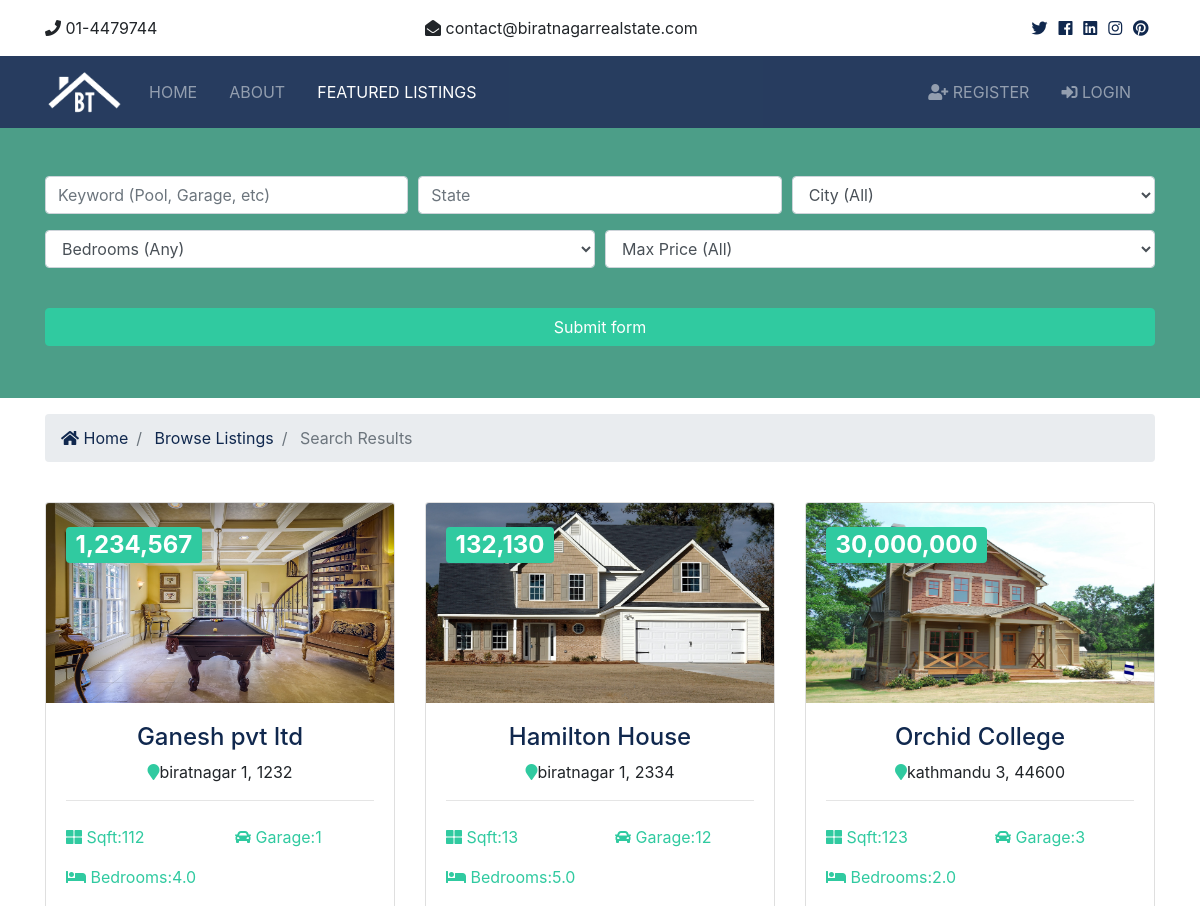
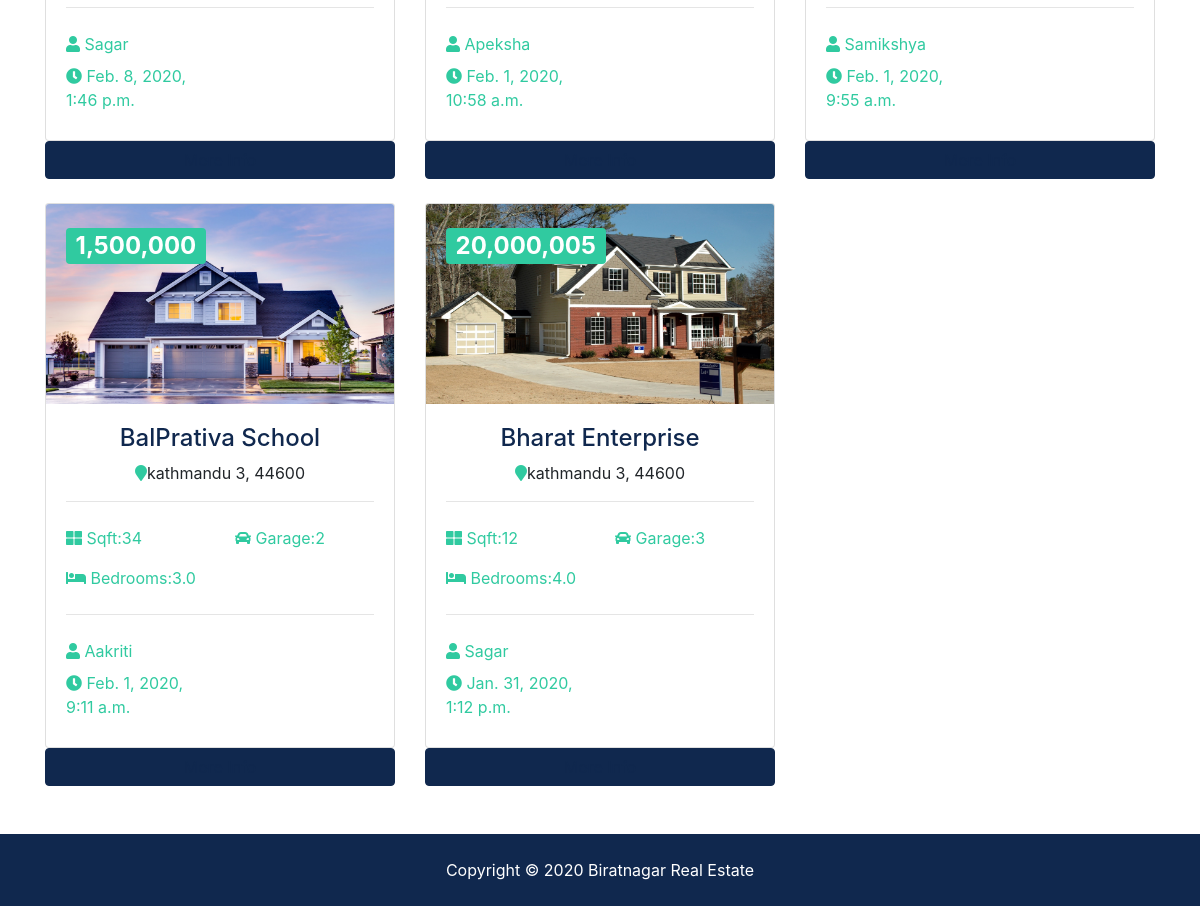
The page /listings/search on the database its author committed (2 pictures, top to bottom).
### listings/models.py (models this page shows, shortened)
class Listing(models.Model):
    realtor = models.ForeignKey(Realtor,on_delete=models.DO_NOTHING)
    title = models.CharField(max_length=200)
    address = models.CharField(max_length=200)
    city = models.CharField(max_length=200)
    state = models.CharField(max_length=200)
    zipcode = models.TextField(max_length=20)
    description = models.TextField(blank=True)
    price = models.IntegerField()
    bedrooms = models.DecimalField(max_digits=2,decimal_places=1)
    garage = models.IntegerField(default=0)
    sqft = models.IntegerField()
    lot_size = models.DecimalField(max_digits=5,decimal_places=1)
    photo_main = models.ImageField(upload_to='photos/%Y/%m/%d/')
    photo_1 = models.ImageField(upload_to='photos/%Y/%m/%d/',blank=True)
    photo_2 = models.ImageField(upload_to='photos/%Y/%m/%d/',blank=True)
    photo_3 = models.ImageField(upload_to='photos/%Y/%m/%d/',blank=True)
    photo_4 = models.ImageField(upload_to='photos/%Y/%m/%d/',blank=True)
    photo_5 = models.ImageField(upload_to='photos/%Y/%m/%d/',blank=True)
    photo_6 = models.ImageField(upload_to='photos/%Y/%m/%d/',blank=True)
    is_published = models.BooleanField(default=True)
    list_date = models.DateTimeField(default=datetime.now,blank=True)

### realtors/models.py (models this page shows)
class Realtor(models.Model):
    name = models.CharField(max_length=200)
    photo = models.ImageField(upload_to='photos/%Y/%m/%d/')
    description = models.TextField(blank=True)
    phone = models.CharField(max_length=12)
    email = models.CharField(max_length=50)
    is_mvp = models.BooleanField(default=False)
    hire_date = models.DateTimeField(default=datetime.now,blank=True)
    def __str__(self):
        return self.name

### listings/views.py (the view)
# urls.py: path('search',views.search,name='search')
def search(request):
    queryset_list = Listing.objects.order_by('-list_date')
    if 'keywords' in request.GET:
        keywords=request.GET['keywords']
        if keywords:
            queryset_list=queryset_list.filter(description__icontains=keywords)
    if 'state' in request.GET:
        state=request.GET['state']
        if state:
            queryset_list=queryset_list.filter(state__iexact=state)
    if 'city' in request.GET:
        city=request.GET['city']
        if city:
            queryset_list=queryset_list.filter(city__iexact=city)
    if 'bedrooms' in request.GET:
        bedrooms=request.GET['bedrooms']
        if bedrooms:
            queryset_list=queryset_list.filter(bedrooms__lte=bedrooms)
    if 'price' in request.GET:
        price=request.GET['price']
        if price:
            queryset_list=queryset_list.filter(price__lte=price)
    context={
        'city_choices':city_choices,
        'price_choices':price_choices,
        'bedroom_choices':bedroom_choices,
        'listings' :queryset_list,
        'values' :request.GET
    }
    return render(request,'listings/search.html',context)

### templates/listings/search.html (shortened to what this page needs)
{% extends 'base.html' %}
{% load humanize %}
{% block content %}
<section id="showcase-inner" class="showcase-search text-white py-5">
    <div class="container">
        <div class="row text-center">
            <div class="col-md-12">
                <form action="{% url 'search' %}">
                    <div class="form-row">
                        <div class="col-md-4 mb-3">
                            <input type="text" name="keywords" value="{{ values.keywords }}" class="form-control" placeholder="Keyword (Pool, Garage, etc)">
                        </div>
                        <div class="col-md-4 mb-3">
                            <input type="text" name="state" value="{{ values.state }}" class="form-control" placeholder="State">
                        </div>
                        <div class="col-md-4 mb-3">
                            <select name="city"  class="form-control">
                                <option selected="true" disabled="disabled">City (All)</option>
                            </select>
                        </div>
                    </div>
                    <div class="form-row">
                        <div class="col-md-6 mb-3">
                            <select name="bedrooms" value="{{ values.bedrooms }}" class="form-control">
                                <option selected="true" disabled="disabled">Bedrooms (Any)</option>
                            </select>
                        </div>
                        <div class="col-md-6 mb-3">
                            <select name="price"  class="form-control">
                                <option selected="true" disabled="disabled">Max Price (All)</option>
                            </select>
                        </div>
                    </div>
                    <button class="btn btn-secondary btn-block mt-4" type="submit">Submit form</button>
                </form>
            </div>
        </div>
    </div>
</section>
<section id="bc" class="mt-3">
    <div class="container">
        <nav aria-label="breadcrumb">
            <ol class="breadcrumb">
                <li class="breadcrumb-item">
                    <a href="index.html">
                        <i class="fas fa-home"></i> Home</a>
                </li>
                <li class="breadcrumb-item">
                    <a href="listings.html">Browse Listings</a>
                </li>
                <li class="breadcrumb-item active"> Search Results</li>
            </ol>
        </nav>
    </div>
</section>
<section id="listings" class="py-4">
    <div class="container">
        <div class="row">
            {% if listings %}
            {% for listing in listings %}
            <div class="col-md-6 col-lg-4 mb-4">
                <div class="card listing-preview">
                    <img class="card-img-top" height=200 width=300 src="{{ listing.photo_main.url }}" alt="">
                    <div class="card-img-overlay">
                        <h2>
                            <span class="badge badge-secondary text-white">{{ listing.price | intcomma }}</span>
                        </h2>
                    </div>
                    <div class="card-body">
                        <div class="listing-heading text-center">
                            <h4 class="text-primary">{{ listing.title }}</h4>
                            <p>
                                <i class="fas fa-map-marker text-secondary"></i>{{ listing.city}}
                                {{ listing.state}}, {{listing.zipcode}}</p>
                        </div>
                        <hr>
                        <div class="row py-2 text-secondary">
                            <div class="col-6">
                                <i class="fas fa-th-large"></i> Sqft:{{ listing.sqft }}</div>
                            <div class="col-6">
                                <i class="fas fa-car"></i> Garage:{{ listing.garage }}</div>
                        </div>
                        <div class="row py-2 text-secondary">
                            <div class="col-6">
                                <i class="fas fa-bed"></i> Bedrooms:{{ listing.bedrooms }}</div>
                        </div>
                        <hr>
                        <div class="row py-2 text-secondary">
                            <div class="col-12">
                                <i class="fas fa-user"></i> {{ listing.realtor }}</div>
                        </div>
                        <div class="row text-secondary pb-2">
                            <div class="col-6">
                                <i class="fas fa-clock"></i> {{ listing.list_date  }}</div>
                        </div>
                    </div>
                </div>
                <a href="{% url 'listing' listing.id %}"  class="btn btn-primary btn-block">More Info</a>
            </div>
           {% endfor %}
            {% else %}
            <div class=col-md-12>
                <h1>No listing available</h1>
            </div>
            {% endif %}
        </div>
    </div>
</section>
{% endblock %}

### btre/static/css/all.css (style rules this page uses)
.fa, .fas, .far, .fal, .fab { -moz-osx-font-smoothing: grayscale; -webkit-font-smoothing: antialiased; display: inline-block; font-style: normal; font-variant: normal; text-rendering: auto; line-height: 1; }
.fa-bed:before { content: "\f236"; }
.fa-car:before { content: "\f1b9"; }
.fa-clock:before { content: "\f017"; }
.fa-home:before { content: "\f015"; }
.fa-map-marker:before { content: "\f041"; }
.fa-th-large:before { content: "\f009"; }
.fa-user:before { content: "\f007"; }
.fa, .fas { font-family: 'Font Awesome 5 Free'; font-weight: 900; }

### btre/static/css/admin.css (style rules this page uses)
a:link,a:visited { color:#10284e; }

### btre/static/css/style.css (style rules this page uses)
.btn-secondary { color: #fff !important; }
img { width: 100%; }
#showcase-inner { background: url(../img/building.jpg) no-repeat top center fixed/cover; position: relative; overflow: hidden; min-height: 200px; }
#showcase-inner::before { content: ''; position: absolute; top: 0; left: 0; min-height: 100%; width: 100%; background: rgba(32, 134, 107, 0.8); }
#showcase-inner.showcase-search { min-height: 270px; }

### rows shown on the page
Listing: photo_main (picture), price "1,234,567", title "Ganesh pvt ltd", city "biratnagar", state "1", zipcode "1232", sqft "112", garage "1", bedrooms "4.0", realtor "Sagar", list_date "Feb. 8, 2020, 1:46 p.m."
Listing: photo_main (picture), price "132,130", title "Hamilton House", city "biratnagar", state "1", zipcode "2334", sqft "13", garage "12", bedrooms "5.0", realtor "Apeksha", list_date "Feb. 1, 2020, 10:58 a.m."
Listing: photo_main (picture), price "30,000,000", title "Orchid College", city "kathmandu", state "3", zipcode "44600", sqft "123", garage "3", bedrooms "2.0", realtor "Samikshya", list_date "Feb. 1, 2020, 9:55 a.m."
Listing: photo_main (picture), price "1,500,000", title "BalPrativa School", city "kathmandu", state "3", zipcode "44600", sqft "34", garage "2", bedrooms "3.0", realtor "Aakriti", list_date "Feb. 1, 2020, 9:11 a.m."
Listing: photo_main (picture), price "20,000,005", title "Bharat Enterprise", city "kathmandu", state "3", zipcode "44600", sqft "12", garage "3", bedrooms "4.0", realtor "Sagar", list_date "Jan. 31, 2020, 1:12 p.m."
